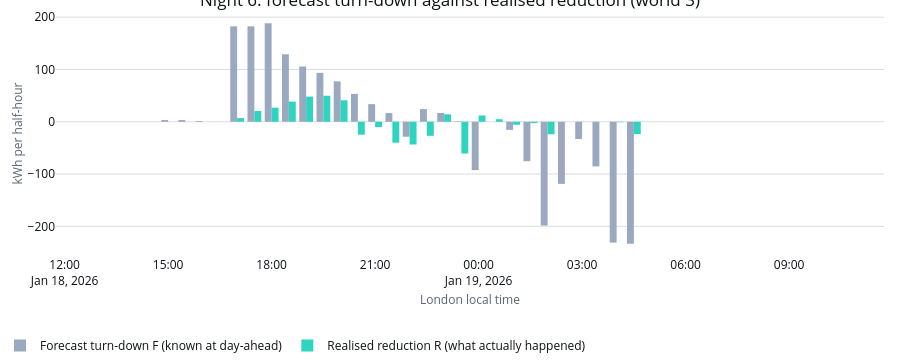

The code cell stored with this chart in its notebook:
### Markdown cell above
The fee-unset and fee-set rows differ only in `platform_fee_gbp` and everything downstream of it
(decision 0003: unavailable, not GBP0). The mis-timed row's `hedge_error_saving_gbp` matches the
first row exactly -- the cancellation the paragraph above claims, not a coincidence of this one
toy. Now the same picture from the real run: the study night whose hedge-error saving has the
largest magnitude, in one representative simulated week.

### Code cell
rep_world = base.representative_world_id
deviation = base.deviation_world_slot
rep_slots = deviation.query("world_id == @rep_world").sort_values("slot_index").copy()
rep_slots["forecast_reduction_kwh"] = (
    rep_slots["expected_unmanaged_kwh"] - rep_slots["expected_metered_kwh"]
)
rep_slots["hedge_error_contribution_gbp"] = (
    (rep_slots["true_reduction_kwh"] - rep_slots["forecast_reduction_kwh"])
    * (rep_slots["imbalance_gbp_per_mwh"] - rep_slots["day_ahead_gbp_per_mwh"])
    / 1000.0
)
night_hedge_error = rep_slots.groupby("night_index")["hedge_error_contribution_gbp"].sum()
best_night = int(night_hedge_error.abs().idxmax())
night_rows = rep_slots.loc[rep_slots["night_index"] == best_night]
night_london = night_rows["interval_start_london"]

hedge_figure = go.Figure()
hedge_figure.add_trace(
    go.Bar(
        x=night_london,
        y=night_rows["forecast_reduction_kwh"].round(2),
        name="Forecast turn-down F (known at day-ahead)",
        marker_color=SERIES_COLOURS["normal"],
    )
)
hedge_figure.add_trace(
    go.Bar(
        x=night_london,
        y=night_rows["true_reduction_kwh"].round(2),
        name="Realised reduction R (what actually happened)",
        marker_color=SERIES_COLOURS["selected"],
    )
)
hedge_figure.update_layout(
    barmode="group",
    title=f"Night {best_night}: forecast turn-down against realised reduction (world {rep_world})",
    xaxis_title="London local time",
    yaxis_title="kWh per half-hour",
)
apply_notebook_style(hedge_figure, height=360)
